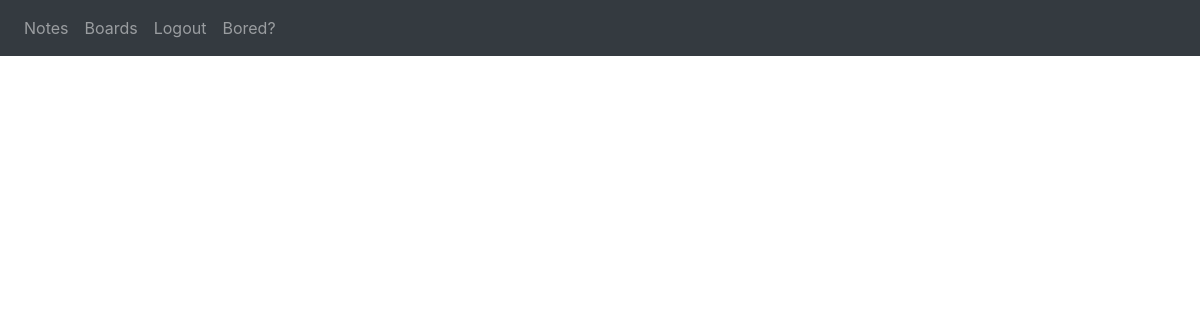
Page /boards/a (signed in) on the earlier database version.
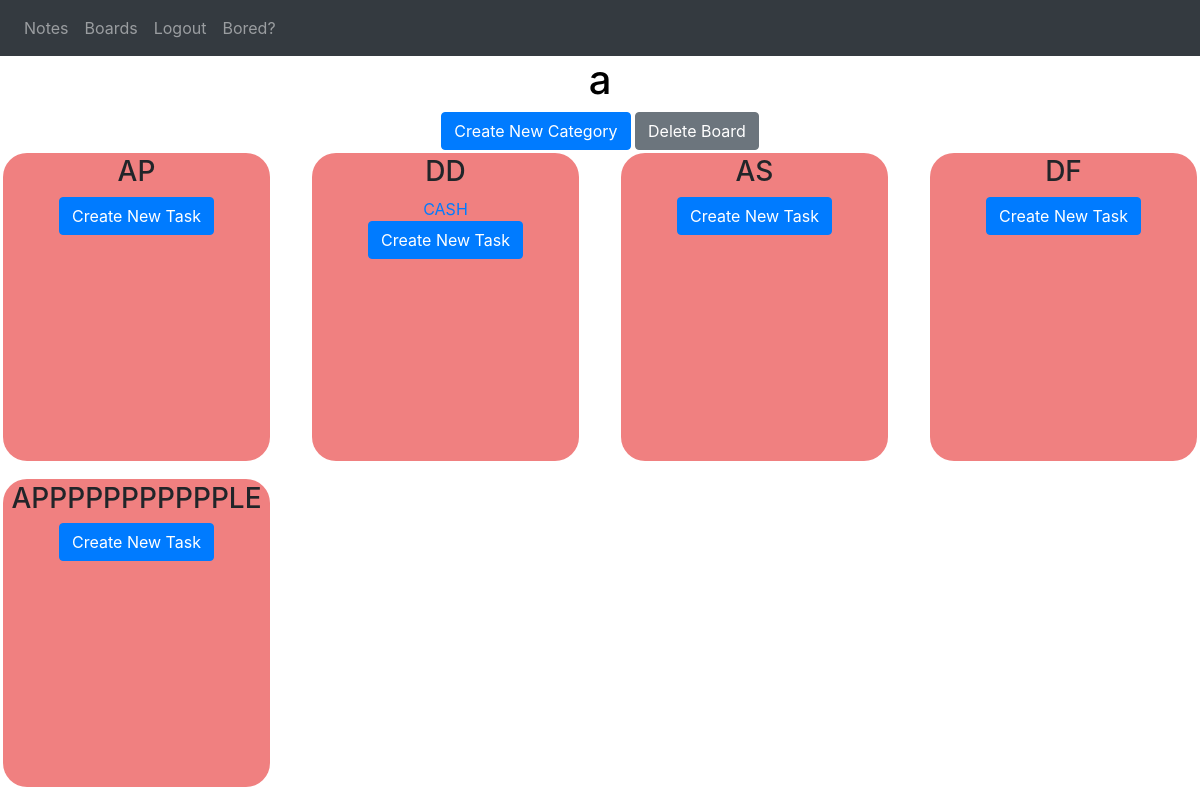
Same page on the later database version.
### website/models.py (models this page shows)
class Board(db.Model):
    id = db.Column(db.Integer, primary_key = True)
    name = db.Column(db.String(100))
    date = db.Column(db.DateTime(timezone=True), default=func.now())
    category_num = db.Column(db.Integer)
    categories = db.relationship('Category')
    tasks = db.relationship('Task')
    user_id = db.Column(db.Integer, db.ForeignKey('user.id'))

class Category(db.Model):
    id = db.Column(db.Integer, primary_key = True)
    name = db.Column(db.String(100))
    user_id = db.Column(db.Integer, db.ForeignKey('user.id'))
    board_id = db.Column(db.Integer,db.ForeignKey('board.id'))
    tasks = db.relationship('Task')

class Task(db.Model):
    id = db.Column(db.Integer, primary_key = True)
    created = db.Column(db.DateTime(timezone = True), default = func.now())
    due_date = db.Column(db.DateTime(timezone = True))
    name = db.Column(db.String(100))
    description = db.Column(db.String(10000))
    completed = db.Column(db.Boolean, default = False)
    category = db.Column(db.Integer, db.ForeignKey('category.id'))
    board = db.Column(db.Integer, db.ForeignKey('board.id'))
    user_id = db.Column(db.Integer, db.ForeignKey('user.id'))

### website/views.py (the view)
@views.route('/boards/<board>', methods = ['GET'])
@login_required
def view_board(board):
    return render_template("boardview.html", user = current_user, board = board, edit_title = True)

### website/__init__.py (called while the page is built)
def create_app():
    app = Flask(__name__)
    app.config['SECRET_KEY'] = 'hjshjhdjah kjshkjdhjs'
    app.config['SQLALCHEMY_DATABASE_URI'] = f'sqlite:///{DB_NAME}'
    app.config['SQLALCHEMY_TRACK_MODIFICATIONS'] = False
    db.init_app(app)
    from .views import views
    from .auth import auth
    app.register_blueprint(views, url_prefix='/')
    app.register_blueprint(auth, url_prefix='/')
    from .models import User, Note, Board, Task, Category
    create_database(app)
    login_manager = LoginManager()
    login_manager.login_view = 'auth.login'
    login_manager.init_app(app)
    @login_manager.user_loader
    def load_user(id):
        return User.query.get(int(id))
    return app

### website/templates/boardview.html (shortened to what this page needs)
{% extends "base.html" %}{% block title %} {{ board }} {% endblock%}
{% block style %}
<link rel="stylesheet" href="{{ url_for('static', filename = 'boardView.css') }}" />
{% endblock %}
{% block content %}
{% for boardObject in user.boards%}
{% if boardObject.name == board %}
{% set boardname = boardObject.name|string %}
<div class="board-title" id="board-title-div">
<h1 align="center"
id="board-title"
class="title"
ondblclick="editTitleDisplay()"
name="board-title">
{{ boardname }}
</h1>
</div>
<div align="center">
<button
class="btn btn-primary"
id="create-category-button"
onclick="showCategoryCreation()"
>
Create New Category
</button>
<button
onclick="deleteBoard({{ boardObject.id }})"
id="deleteBoard"
class="btn btn-secondary"
href="/boards"
>
Delete Board
</button>
</div>
<div
class="board_content"
id="envelop_content" >
{% for cat in boardObject.categories %}
<div class="category_container" name="{{ cat.name }}">
    <h3 align="center" class="category_name {{cat.id}}" ondblclick="editCategoryDisplay('{{cat.id}}')", id="category-title-{{cat.id}} " >{{ cat.name }}</h3>
    <ul class="task_list">
    {% for task in cat.tasks%}
    {% if task.completed == False %}
    <li align="center" class="task-item-incompleted">
        <a class="edit_task_link" href="/boards/{{boardObject.name}}/{{cat.name}}/{{task.id}}">
            <span class="incompleted-task-text">{{task.name}}</span>
        </a>
    </li>
    {% endif %}
    {% endfor %}
    </ul>
    <div id="new-task-container-div" class="new-task-container" align="center">
    <button
    class="btn btn-primary"
    id="createTask"
    onclick="showTaskCreation({{ boardObject.id }}, {{ cat.id }} )"
    >
    Create New Task
    </button>
    </div>
</div>
{% endfor %}
</div>
{% endif %}
{% endfor %}
{% endblock %}

Differences in the rows shown:
now on this page (row edited): Board: name "a"
now on this page (row edited): Category: name "AP"
now on this page (row edited): Category: name "DD"
now on this page (row edited): Task: name "CASH"
now on this page (row edited): Category: name "AS"
now on this page (row edited): Category: name "DF"
now on this page (row edited): Category: name "APPPPPPPPPPPLE"
